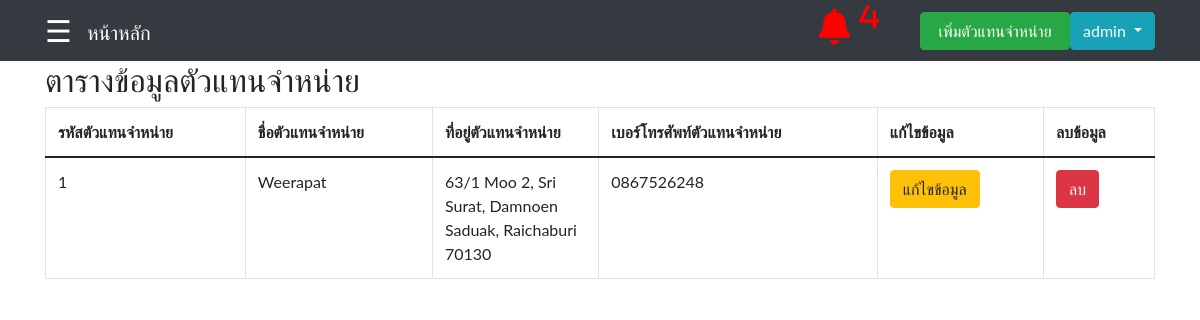
/Dealershow.php (signed in), run on an earlier commit of the app's database.
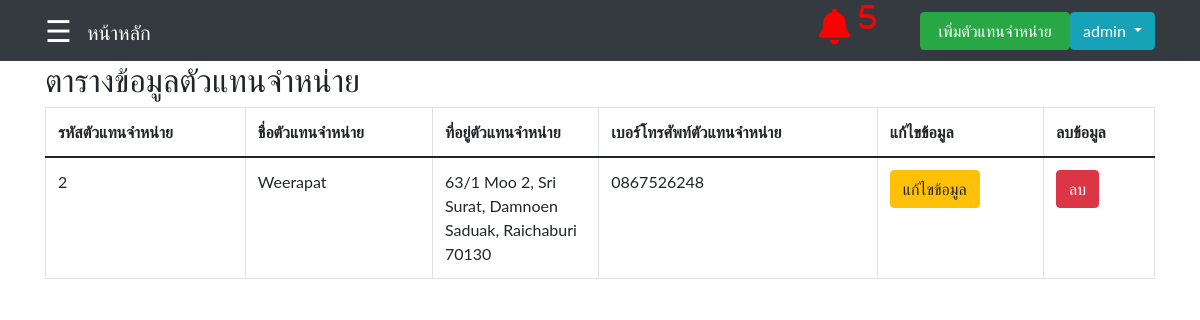
And on a later commit of the database.
### tables this page shows
CREATE TABLE `tbl_dealer` (
  `DealerId` int(11) NOT NULL,
  `DealerName` varchar(255) DEFAULT NULL,
  `DealerAddress` varchar(255) DEFAULT NULL,
  `DealerPhone` varchar(255) DEFAULT NULL
);

### Dealershow.php (the view, shortened to what this page needs)
<?php
     include('Connect.php');
    $sql = "SELECT * FROM tbl_med WHERE MedTotal <= MedPoint";
    $result1 = $conn->query($sql);
    $med = array();
        while($row = $result1->fetch_assoc())
        {
            $med[] = $row;
        }
        $Alert = 0;
?>
<!DOCTYPE html>
<html lang="en">
<head>
    <link rel="stylesheet" type="text/css" href="https://cdnjs.cloudflare.com/ajax/libs/sweetalert/1.1.3/sweetalert.min.css">
    <nav class="navbar navbar-expand-sm navbar-dark bg-dark">
            <div class="container">
                <div style='margin-right: 15px'>
                    <?php
                    include('slidebar.php');
                    ?>
                <div>
                  <a href="main.php" class="navbar-brand">หน้าหลัก</a>
                  <a herf="main.php"><i class="fa fa-bell" data-toggle="modal" data-target="#centralModalLg" style ="font-size: 36px; color:
                      <?php
                        if((count($med)+$Alert) > 0)
                            {
                                echo "red";
                            }
                        else
                            {
                                echo "white";
                            }
                        ?>
                        ; margin-left: 18em;" aria-hidden="true">
                        <?php
                            if((count($med)+$Alert) > 0)
                                {
                                    echo "<sup>".(count($med)+$Alert)."</sup>";
                                }
                        ?>
                        </i>
                    </a>
                </div>
                <div id="navbar1" class="collapse navbar-collapse" style='justify-content: end;'>
                    <div class="dropdown">
                        <div id="navbar1" class="collapse navbar-collapse">
                            <ul class="navbar-nav ms-auto">
                            <li class="nav-item">
                                    <td><a href="Dealeradd.php" class ="btn btn-success" style ="width: 150px;">เพิ่มตัวแทนจำหน่าย</a></td>
                                </li>
                                <button class="btn btn-info  dropdown-toggle" type="button" id="dropdownMenuButton" data-toggle="dropdown" aria-haspopup="true" aria-expanded="false"
                                ><?php echo $_SESSION['StaffName'] ?>
                                </button>
                            </ul>
                        </div>
                    </div>
                </div>
</head>
<body>
    <div class="container-sm">
    <h2>ตารางข้อมูลตัวแทนจำหน่าย</h2>
        <table class="table table-bordered">
            <thead>
                <tr>
                    <th>รหัสตัวแทนจำหน่าย</th>
                    <th>ชื่อตัวแทนจำหน่าย</th>
                    <th style="width:15%">ที่อยู่ตัวแทนจำหน่าย</th>
                    <th>เบอร์โทรศัพท์ตัวแทนจำหน่าย</th>
                    <th style="width:15%">แก้ไขข้อมูล</th>
                    <th style="width:10%">ลบข้อมูล</th>
                </tr>
            </thead>
            <tbody>
                <?php
                        $sql = 'SELECT * FROM tbl_dealer';
                        $result = $conn->query($sql);
                        $data = array();
                        while($row = $result->fetch_assoc()) {
                            $data[] = $row;
                        }
                        foreach($data as $key => $dealer){
                ?>
                    <tr>
                        <td><?php echo $dealer["DealerId"]; ?></td>
                        <td><?php echo $dealer["DealerName"]; ?></td>
                        <td><?php echo $dealer["DealerAddress"]; ?></td>
                        <td><?php echo $dealer["DealerPhone"]; ?></td>
                        <td><a href="Dealeredit.php?update_id=<?php echo $dealer["DealerId"];?>" class="btn btn-warning">แก้ไขข้อมูล</a></td>
                        <form action = "Dealershow.php" method = "POST">
                            <td><button class ="btn btn-danger" type = "submit" name = "delete" onclick ="deleteFunction(`<?php echo $dealer['DealerId']; ?>`)">ลบ</button></td>
                        </form>
                    </tr>
                    <?php } ?>
            </tbody>
        </table>
    </div>
</body>
</html>

### slidebar.php (shortened to what this page needs)
<heaed>
  <link href="https://cdn.jsdelivr.net/npm/bootstrap@5.0.0-beta2/dist/css/bootstrap.min.css" rel="stylesheet">
  <link rel="stylesheet" href="bootstrap/bootstrap.css">
</head>
<body>
        <span style="font-size:30px;cursor:pointer;color: white;" onclick="openNav()">&#9776;</span>
</body>

### slidebar.php (style rules this page uses)
body { font-family: "Lato", sans-serif; }

What changed in the data, as far as the page shows it:
removed tbl_dealer: DealerId "1", DealerName "Weerapat", DealerAddress "63/1 Moo 2, Sri Surat, Damnoen Saduak, Raichaburi 70130", DealerPhone "0867526248"
added tbl_dealer: DealerId "2", DealerName "Weerapat", DealerAddress "63/1 Moo 2, Sri Surat, Damnoen Saduak, Raichaburi 70130", DealerPhone "0867526248"
Also different on the page:
count($med)+$Alert: "4" → "5"
